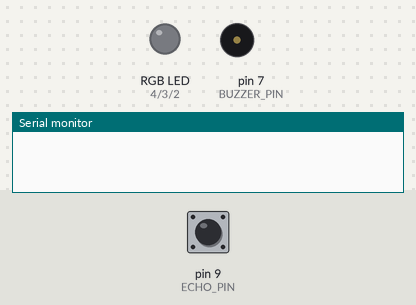
A sketch run on a simulated Arduino Uno, built with avr-gcc and run on an emulated ATmega328P. On the bench: an RGB LED mixed from three pins (HIGH = lit), buzzer (waves = sounding), the last lines printed to the serial monitor. Inputs (shaded band) come from the test bench; at power-on: pin 9 (ECHO_PIN) LOW. Pins used as bus, display or sensor lines are not drawn.

Above: at 1.5 s.
1.6 s: pin 9 (ECHO_PIN) pulsed HIGH 5 times (0.12 s each, 0.3 s apart)
At 4.6 s:
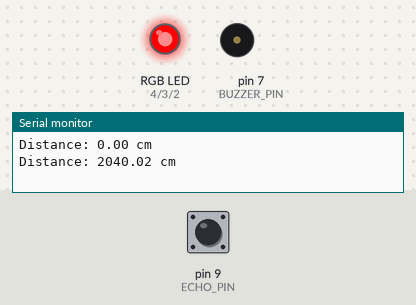
At 6.1 s:
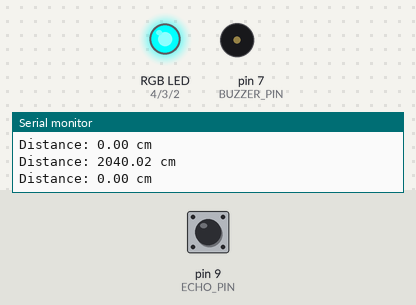
Timing chart, 0 to 12.1 s (numbered marks = the images above; inputs shaded):
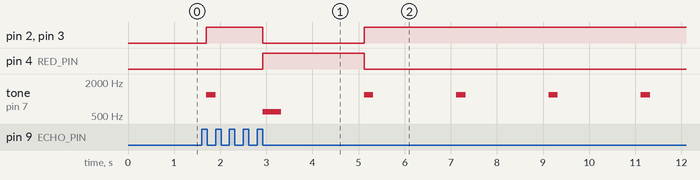

The sketch:

rgb.ino
```cpp
// Определяем пины как константы
const int TRIG_PIN = 8;
const int ECHO_PIN = 9;
const int RED_PIN = 4;
const int GREEN_PIN = 3;
const int BLUE_PIN = 2;
const int BUZZER_PIN = 7;

void setup() {
  // Настройка пинов
  pinMode(TRIG_PIN, OUTPUT);
  pinMode(ECHO_PIN, INPUT);
  pinMode(RED_PIN, OUTPUT);
  pinMode(GREEN_PIN, OUTPUT);
  pinMode(BLUE_PIN, OUTPUT);
  pinMode(BUZZER_PIN, OUTPUT);

  Serial.begin(9600);
}

void loop() {
  // Отправляем импульс
  digitalWrite(TRIG_PIN, LOW);
  delay(200);
  digitalWrite(TRIG_PIN, HIGH);
  delay(500);
  digitalWrite(TRIG_PIN, LOW);

  // Измеряем время отклика
  long duration = pulseIn(ECHO_PIN, HIGH);
  float distance = duration * 0.034 / 2; // в сантиметрах

  Serial.print("Distance: ");
  Serial.print(distance);
  Serial.println(" cm");

  if (distance < 15) {
    // Слишком близко
    setColor(LOW, HIGH, HIGH); // Красный (R)
    tone(BUZZER_PIN, 1200);   // Громче (выше частота)
    delay(200);   // Быстрые звуки
    noTone(BUZZER_PIN);
  }
  else if (distance >= 15 && distance <= 30) {
    // Среднее расстояние
    setColor(LOW, LOW, HIGH); // Желтый (R+G)
    tone(BUZZER_PIN, 900);    // Средняя громкость
    delay(300);   // Быстрые звуки
    noTone(BUZZER_PIN);
  }
  else {
    // Безопасно
    setColor(HIGH, LOW, LOW); // Зеленый (G)
    tone(BUZZER_PIN, 600);    // Тихо
    delay(400);   // Быстрые звуки
    noTone(BUZZER_PIN);
  }

  delay(100);  // Маленькая задержка перед следующим измерением
}

void setColor(bool r, bool g, bool b) {
  // Логика для общих анодов
  // Для общего анода: LOW включает, HIGH выключает
  digitalWrite(RED_PIN, r);    // Если r = LOW, включается красный
  digitalWrite(GREEN_PIN, g);  // Если g = LOW, включается зеленый
  digitalWrite(BLUE_PIN, b);   // Если b = LOW, включается синий
}
```

Measured:
- after the input at 1.6 s, pin 4 (RED_PIN): LOW → HIGH after 1.3 s, → LOW 2.2 s later
- by itself, tone on pin 7 (BUZZER_PIN): plays 1200 Hz for 0.20 s, 600 Hz for 0.40 s, 1200 Hz for 0.20 s, 1200 Hz for 0.20 s, 1200 Hz for 0.20 s, 1200 Hz for 0.20 s
